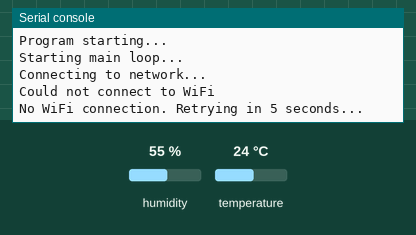
Recording of a program running on a simulated MicroPython board. On the bench: the last lines printed to the serial console. The inputs (shaded band) are chosen by the test bench; at power-on: humidity 55 %, temperature 24 °C. WiFi joins after 1.5 s; web requests get an empty 200 reply after 0.4 s.

Above: at 1.2 s.
1.3 s: humidity set to 22 %
At 7.6 s:
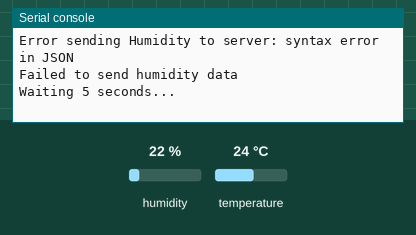
10.6 s: temperature set to 12 °C
At 12.7 s:
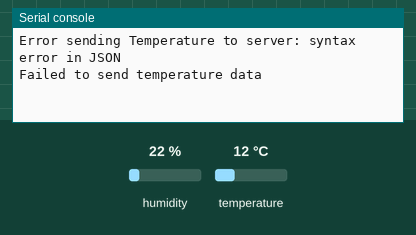
19.9 s: humidity set to 40 %
At 20.34 s:
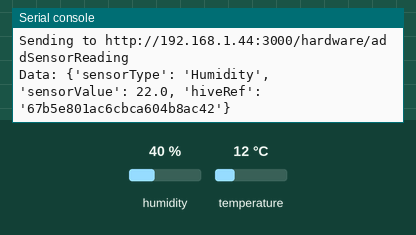

The program:

DHT22.py
```python
# main.py
from machine import Pin
import urequests
import network
import time
import dht

SSID = 'Ashraf'
PASSWORD = 'ashdan2024'
HIVE_REF = '67b5e801ac6cbca604b8ac42'
SERVER_URL = "http://192.168.1.44:3000/hardware/addSensorReading"

DHT22 = dht.DHT22(Pin(27))

def connect():
    try:
        wlan = network.WLAN(network.STA_IF)
        wlan.active(True)
        if not wlan.isconnected():
            print('Connecting to network...')
            wlan.connect(SSID, PASSWORD)
            max_wait = 10
            while max_wait > 0:
                if wlan.status() < 0 or wlan.status() >= 3:
                    break
                max_wait -= 1
                print('waiting for connection...')
                time.sleep(1)

        if wlan.isconnected():
            print('Network config:', wlan.ifconfig())
        else:
            print('Could not connect to WiFi')

        return wlan
    except Exception as e:
        print("Connection error:", e)
        return None

def send_to_server(sensor_type, sensor_value):
    try:
        data = {
            'sensorType': sensor_type,
            'sensorValue': sensor_value,
            'hiveRef': HIVE_REF
        }

        print(f"\nSending to {SERVER_URL}")
        print("Data:", data)
        response = urequests.post(SERVER_URL, json=data)
        print("Server Response:", response.json().get('message'))
        response.close()
        return True
    except Exception as e:
        print(f"Error sending {sensor_type} to server:", e)
        return False

def main():
    print("Starting main loop...")
    while True:
        try:
            wlan = connect()
            if not wlan or not wlan.isconnected():
                print("No WiFi connection. Retrying in 5 seconds...")
                time.sleep(5)
                continue

            DHT22.measure()
            temp = DHT22.temperature()
            hum = DHT22.humidity()

            print("\nLocal readings:")
            print(f"Temperature: {temp}°C")
            print(f"Humidity: {hum}%")

            if send_to_server('Temperature', temp):
                print("Temperature data sent successfully")
            else:
                print("Failed to send temperature data")

            time.sleep(1)

            if send_to_server('Humidity', hum):
                print("Humidity data sent successfully")
            else:
                print("Failed to send humidity data")


        except OSError as e:
            print("Sensor reading failed:", e)
        except Exception as e:
            print("General error:", e)

        print("Waiting 5 seconds...")
        time.sleep(5)

if __name__ == '__main__':
    print("Program starting...")
    main()
```

Measured:
- after the input at 1.3 s, the serial console: prints a new line after 3.7 s (image 1)
- after the input at 10.6 s, the serial console: prints a new line after 1.3 s (image 2)
